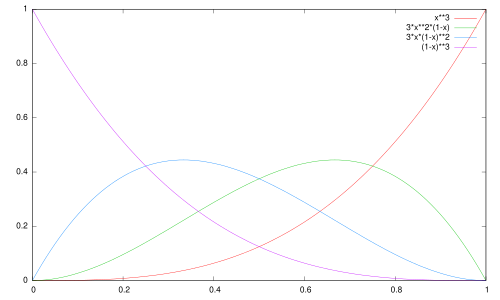

The script that drew this image:
set terminal pdf
set xrange [0:1]
plot x**3, 3*x**2*(1-x), 3*x*(1-x)**2, (1-x)**3
